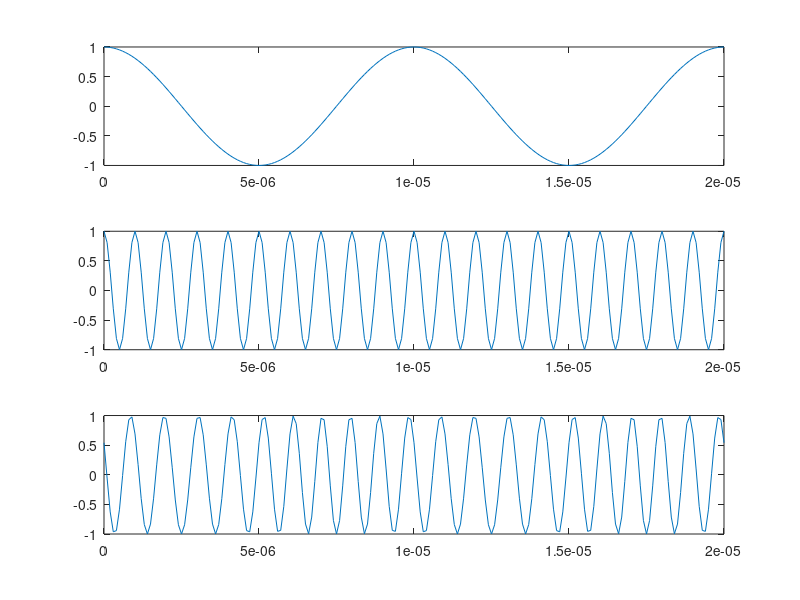

Write the MATLAB code that produced this figure. (Note: this script raises an error after producing the figure.)
t = 0:1e-7:2e-5;

A = 1; % amplitudinea luata din grafic care merge de la -1 la 1

fc = 1e6; % frecventa luata din primul grafic approx 20 de perioada in 2*106-5 secunde

fm = 1e5; % semnalul sursa x 2 perioade in approx 2 * 10^-5 secunde 100khz
x = cos(2*pi*fm*t);

c = A * cos(2*pi*fc*t); % purtatorul
s = A * cos(2*pi*fc*t + x);

subplot(3,1,1)
plot(t, x)

subplot(3,1,2)
plot(t, c)

subplot(3,1,3)
plot(t, s)
sgtitle('Signal Modulation Analysis'); % Add a title for the entire figure
% Add labels to the plots for clarity
xlabel('Time (s)');
ylabel('Amplitude');
